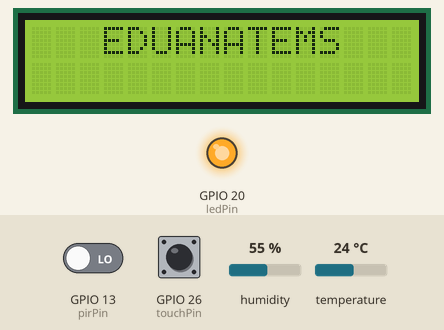
Bench run of a program on a simulated Raspberry Pi (BCM pin numbers). Parts: 16×2 character LCD, output pins drawn as LEDs (lit = HIGH). Inputs (shaded band) come from the test bench; at power-on: GPIO 26 (touchPin) LOW, GPIO 13 (pirPin) LOW, humidity 55 %, temperature 24 °C. Threads take turns every 2 ms; the clock reads 2024-03-15 10:24:30 at power-on unless the program sets it; pins used as bus, display or sensor lines are not drawn.

Above: at 3.3 s.
3.4 s: GPIO 26 (touchPin) pulled HIGH for 3.2 s
At 5.6 s:
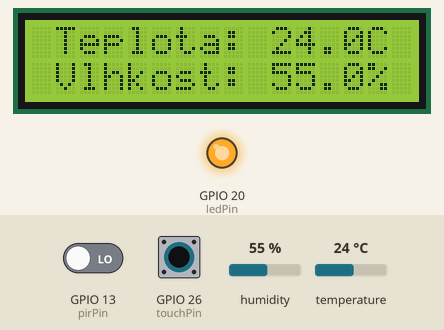
8.1 s: GPIO 13 (pirPin) driven HIGH
At 8.9 s:
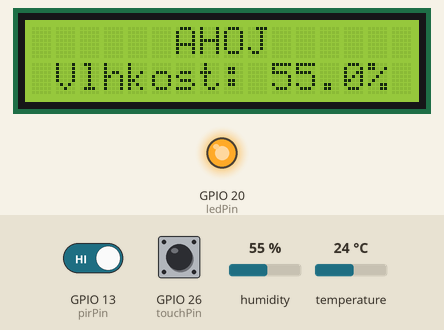
11.1 s: GPIO 26 (touchPin) pulled HIGH for 0.15 s
At 16.51 s:
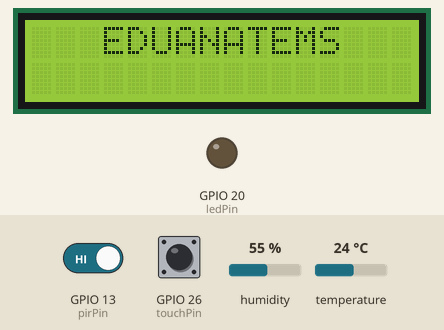
Timing chart, 0 to 18.1 s (numbered marks = the images above; inputs shaded):
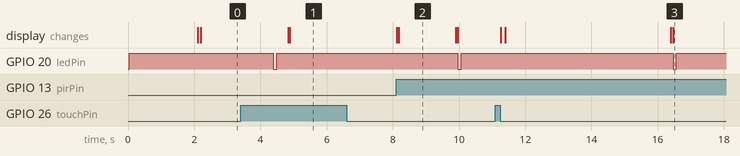

The program:

vsetko.py
```python
#!/usr/bin/env python3

import RPi.GPIO as GPIO
import time
import LCD1602
import pygame
import threading

dhtPin = 19
touchPin = 26
ledPin = 20
pirPin = 13

GPIO.setmode(GPIO.BCM)

MAX_UNCHANGE_COUNT = 100

STATE_INIT_PULL_DOWN = 1
STATE_INIT_PULL_UP = 2
STATE_DATA_FIRST_PULL_DOWN = 3
STATE_DATA_PULL_UP = 4
STATE_DATA_PULL_DOWN = 5

last_activity_time = 0

def readDht11():
    GPIO.setup(dhtPin, GPIO.OUT)
    GPIO.output(dhtPin, GPIO.HIGH)
    time.sleep(0.05)
    GPIO.output(dhtPin, GPIO.LOW)
    time.sleep(0.02)
    GPIO.setup(dhtPin, GPIO.IN, GPIO.PUD_UP)

    unchanged_count = 0
    last = -1
    data = []
    while True:
        current = GPIO.input(dhtPin)
        data.append(current)
        if last != current:
            unchanged_count = 0
            last = current
        else:
            unchanged_count += 1
            if unchanged_count > MAX_UNCHANGE_COUNT:
                break

    state = STATE_INIT_PULL_DOWN

    lengths = []
    current_length = 0

    for current in data:
        current_length += 1

        if state == STATE_INIT_PULL_DOWN:
            if current == GPIO.LOW:
                state = STATE_INIT_PULL_UP
            else:
                continue
        if state == STATE_INIT_PULL_UP:
            if current == GPIO.HIGH:
                state = STATE_DATA_FIRST_PULL_DOWN
            else:
                continue
        if state == STATE_DATA_FIRST_PULL_DOWN:
            if current == GPIO.LOW:
                state = STATE_DATA_PULL_UP
            else:
                continue
        if state == STATE_DATA_PULL_UP:
            if current == GPIO.HIGH:
                current_length = 0
                state = STATE_DATA_PULL_DOWN
            else:
                continue
        if state == STATE_DATA_PULL_DOWN:
            if current == GPIO.LOW:
                lengths.append(current_length)
                state = STATE_DATA_PULL_UP
            else:
                continue
    if len(lengths) != 40:
        return False

    shortest_pull_up = min(lengths)
    longest_pull_up = max(lengths)
    halfway = (longest_pull_up + shortest_pull_up) / 2
    bits = []
    the_bytes = []
    byte = 0

    for length in lengths:
        bit = 0
        if length > halfway:
            bit = 1
        bits.append(bit)
    for i in range(0, len(bits)):
        byte = byte << 1
        if (bits[i]):
            byte = byte | 1
        else:
            byte = byte | 0
        if ((i + 1) % 8 == 0):
            the_bytes.append(byte)
            byte = 0

    checksum = (the_bytes[0] + the_bytes[1] + the_bytes[2] + the_bytes[3]) & 0xFF
    if the_bytes[4] != checksum:
        return False

    return the_bytes[2], the_bytes[0]  # Oprava v poradí

class Keypad():
    def __init__(self, rowsPins, colsPins, keys):
        self.rowsPins = rowsPins
        self.colsPins = colsPins
        self.keys = keys
        GPIO.setwarnings(False)
        GPIO.setmode(GPIO.BCM)
        GPIO.setup(self.rowsPins, GPIO.OUT, initial=GPIO.LOW)
        GPIO.setup(self.colsPins, GPIO.IN, pull_up_down=GPIO.PUD_DOWN)

    def read(self):
        pressed_keys = []
        for i, row in enumerate(self.rowsPins):
            GPIO.output(row, GPIO.HIGH)
            for j, col in enumerate(self.colsPins):
                index = i * len(self.colsPins) + j
                if GPIO.input(col) == 1:
                    pressed_keys.append(self.keys[index])
            GPIO.output(row, GPIO.LOW)
        return pressed_keys

def setup():
    global keypad
    # Initialize LCD1602
    LCD1602.init()
    # Initialize Keypad
    rowsPins = [18, 23, 24, 25]
    colsPins = [10, 22, 27, 17]
    keys = ["1", "2", "3", "A",
            "4", "5", "6", "B",
            "7", "8", "9", "C",
            "*", "0", "#", "D"]
    keypad = Keypad(rowsPins, colsPins, keys)
    GPIO.setup(ledPin, GPIO.OUT, initial=GPIO.HIGH)
    GPIO.setup(touchPin, GPIO.IN)  # Inicializácia pinu touchPin
    GPIO.setup(pirPin, GPIO.IN)

def play_mp3(file_name):
    pygame.mixer.init()
    pygame.mixer.music.load(file_name)
    pygame.mixer.music.play()

def stop_mp3():
    pygame.mixer.music.stop()

def display_message(message, duration):
    LCD1602.write(0, 0, message)
    time.sleep(duration)
    LCD1602.clear()

def motion_detection():
    global last_activity_time
    while True:
        pir_state = GPIO.input(pirPin)
        if pir_state == GPIO.HIGH:
            last_activity_time = time.time()  # Aktualizujeme čas poslednej aktivity
            display_message("      AHOJ      ", 2)
            LCD1602.write(0, 0, "   EDUANATEMS")  # Zobrazení domovské obrazovky
            last_activity_time = time.time()  # Resetujeme čas poslednej aktivity
            time.sleep(300)  # Počkáme 5 minút
            LCD1602.clear()


def main():
    global last_activity_time
    setup()  # Pridáme volanie setup() na začiatok funkcie
    # Zobrazenie domovskej obrazovky "EDUANATEMS"
    LCD1602.clear()
    LCD1602.write(0, 0, "   EDUANATEMS")
    time.sleep(2)  # Zobrazenie na 2 sekundy
    # Spustíme vlákno pre monitorovanie PIR senzora
    pir_thread = threading.Thread(target=motion_detection)
    pir_thread.daemon = True  # Nastavíme demonické vlákno
    pir_thread.start()  # Spustíme vlákno
    last_touch_time = 0
    while True:
        if GPIO.input(touchPin) == GPIO.HIGH:
            current_time = time.time()
            if current_time - last_touch_time > 3:
                result = readDht11()
                if result:
                    temperature, humidity = result
                    # Zobraziť teplotu a vlhkosť
                    LCD1602.clear()
                    if temperature is not False:
                        LCD1602.write(0, 0, ' Teplota: %.1fC' % temperature)
                    if humidity is not False:
                        LCD1602.write(1, 1, 'Vlhkost: %.1f%%' % humidity)
                    last_touch_time = current_time
                    time.sleep(5)  # Počkáme 5 sekúnd
                    LCD1602.clear()  # Vymažeme displej
                    LCD1602.write(0, 0, "   EDUANATEMS")  # Zobrazení domovské obrazovky po 5 sekundách
                GPIO.output(ledPin, GPIO.LOW)
                time.sleep(0.1)  # Počkáme, kým sa tlačidlo uvoľní
                GPIO.output(ledPin, GPIO.HIGH)
        # Kontrola nečinnosti
        if time.time() - last_activity_time > 600:  # 600 sekúnd = 10 minút
            LCD1602.clear()
            LCD1602.write(0, 0, "   EDUANATEMS")
            time.sleep(2)
            last_activity_time = time.time()
        pressed_keys = keypad.read()
        if '1' in pressed_keys:
            play_mp3("skuska.mp3")
            LCD1602.clear()
            LCD1602.write(0, 0, "Prehrava sa 1")
            time.sleep(2)  # Počkáme 2 sekundy na dokončenie prehrávania
        elif '2' in pressed_keys:
            play_mp3("reklama.mp3")
            LCD1602.clear()
            LCD1602.write(0, 0, "Prehrava sa 2")
            time.sleep(2)  # Počkáme 2 sekundy na dokončenie prehrávania
        elif '3' in pressed_keys:
            play_mp3("reklama.mp3")
            LCD1602.clear()
            LCD1602.write(0, 0, "Prehrava sa 3")
            time.sleep(2)  # Počkáme 2 sekundy na dokončenie prehrávania
        elif '4' in pressed_keys:
            play_mp3("reklama.mp3")
            LCD1602.clear()
            LCD1602.write(0, 0, "Prehrava sa 4")
            time.sleep(2)  # Počkáme 2 sekundy na dokončenie prehrávania
        elif '5' in pressed_keys:
            play_mp3("reklama.mp3")
            LCD1602.clear()
            LCD1602.write(0, 0, "Prehrava sa 5")
            time.sleep(2)  # Počkáme 2 sekundy na dokončenie prehrávania
        elif '6' in pressed_keys:
            play_mp3("reklama.mp3")
            LCD1602.clear()
            LCD1602.write(0, 0, "Prehrava sa 6")
            time.sleep(2)  # Počkáme 2 sekundy na dokončenie prehrávania
        elif '7' in pressed_keys:
            play_mp3("reklama.mp3")
            LCD1602.clear()
            LCD1602.write(0, 0, "Prehrava sa 7")
            time.sleep(2)  # Počkáme 2 sekundy na dokončenie prehrávania
        elif '8' in pressed_keys:
            play_mp3("reklama.mp3")
            LCD1602.clear()
            LCD1602.write(0, 0, "Prehrava sa 8")
            time.sleep(2)  # Počkáme 2 sekundy na dokončenie prehrávania
        elif '9' in pressed_keys:
            play_mp3("reklama.mp3")
            LCD1602.clear()
            LCD1602.write(0, 0, "Prehrava sa 9")
            time.sleep(2)  # Počkáme 2 sekundy na dokončenie prehrávania
        elif '0' in pressed_keys:
            play_mp3("reklama.mp3")
            LCD1602.clear()
            LCD1602.write(0, 0, "Prehrava sa 0")
            time.sleep(2)  # Počkáme 2 sekundy na dokončenie prehrávania
        elif 'A' in pressed_keys:
            play_mp3("reklama.mp3")
            LCD1602.clear()
            LCD1602.write(0, 0, "Prehrava sa A")
            time.sleep(2)  # Počkáme 2 sekundy na dokončenie prehrávania
        elif 'B' in pressed_keys:
            play_mp3("reklama.mp3")
            LCD1602.clear()
            LCD1602.write(0, 0, "Prehrava sa B")
            time.sleep(2)  # Počkáme 2 sekundy na dokončenie prehrávania
        elif 'C' in pressed_keys:
            play_mp3("reklama.mp3")
            LCD1602.clear()
            LCD1602.write(0, 0, "Prehrava sa C")
            time.sleep(2)  # Počkáme 2 sekundy na dokončenie prehrávania
        elif 'D' in pressed_keys:
            play_mp3("reklama.mp3")
            LCD1602.clear()
            LCD1602.write(0, 0, "Prehrava sa D")
            time.sleep(2)  # Počkáme 2 sekundy na dokončenie prehrávania
        elif '*' in pressed_keys:
            stop_mp3()
            LCD1602.clear()
            LCD1602.write(0, 0, "   Prehravanie")
            LCD1602.write(1, 1, "   Zastavene")
        time.sleep(0.1)

def destroy():
    GPIO.cleanup()
    LCD1602.clear()

if __name__ == '__main__':
    setup()
    try:
        main()
    except KeyboardInterrupt:
        destroy()
```

Measured:
- after the input at 3.4 s, GPIO 20 (ledPin): HIGH → LOW after 0.99 s, → HIGH 0.10 s later; the display: first changes after 1.4 s (image 1 shows a later state)
- after the input at 8.1 s, the display: first changes at once (image 2 shows a later state)
- after the input at 11.1 s, GPIO 20 (ledPin): HIGH → LOW after 5.4 s, → HIGH 0.10 s later; the display: first changes after 0.15 s (image 3 shows a later state)
- what the display in image 2 shows lasts 1.7 s, from 8.2 s to 9.9 s
